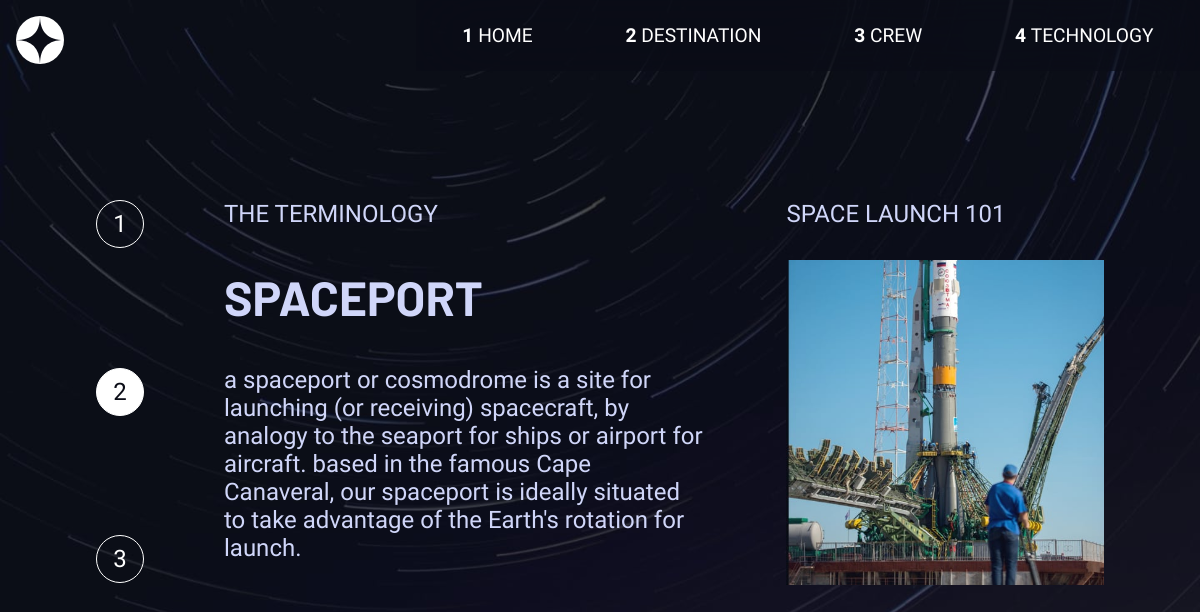
The page /technology/2 on the database its author committed.
### pages/models.py (models this page shows)
class Technology(models.Model):
    name = models.CharField(max_length=50)
    desc = models.CharField(max_length=300)

### pages/views.py (the view)
# urls.py: path('technology/<int:id>', views.technology, name='technology'),
def technology(request, id):
    data = Technology.objects.get(pk=id)
    return render(request, 'technology.html', {'data': data})

### pages/templatetags/custom_filters.py (called while the page is built)
@register.filter
def format_name(value):
    print("-".join(list(value.split(' '))))
    return "-".join(list(value.split(' ')))

### templates/technology.html (shortened to what this page needs)
{% load static %}
{% load custom_filters %}
<!DOCTYPE html>
<html lang="en">
<head>
    <link rel="stylesheet" href="{% static 'css/base.css' %}">
</head>
<body>
    {% include 'header.html' %}
    <main>
        <section class='container footer'>
            <p class='capitalize'>space launch 101</p>
            <picture>
                <source media="(min-width:1025px)" srcset="../static/assets/technology/image-{{data.name | format_name}}-portrait.jpg" alt='img'>
                <img class='pic' src="../static/assets/technology/image-{{data.name | format_name}}-landscape.jpg" alt="image">
            </picture>
        </section>
        <section class='container flex-xm'>
            <section class='flex grid-xm destinations'>
                <a href="{%url 'pages:technology' id=1 %}" class='round-circle' style="width:3rem; height:3rem;margin:0;
                ">1</a>
                <a href="{%url 'pages:technology' id=2 %}" class='round-circle' style="width:3rem; height:3rem;margin:0;
                {% if data.name == 'spaceport' %}
                background-color:white;color:#0B0D17;{% endif %}">2</a>
                <a href="{%url 'pages:technology' id=3 %}" class='round-circle' style="width:3rem; height:3rem;margin:0;
                ">3</a>
            </section>
            <section class='container'>
                <p class='capitalize'>the terminology</p>
                <h2 class='capitalize'>{{data.name}}</h2>
                <p>{{data.desc}}</p>
            </section>
        </section>
    </main>
</body>
</html>

### static/css/base.css (style rules this page uses)
* { box-sizing: border-box; }
html, body { margin: 0; padding: 0; }
body { color: #D0D6F9; background-size: cover; font-family: 'Barlow Condensed', sans-serif; font-weight: 400; }
.flex { display: flex; justify-content: space-around; }
h2 { font-family: 'Barlow', sans-serif; font-size: 2em; }
a { text-decoration: none; color: white; padding: 0.5rem 0; margin: 1rem 0; text-transform: uppercase; }
main { padding: 0 1rem; text-align: center; }
.container { margin: 15% 0; }
.container:last-child { margin-bottom: 0; }
.capitalize { text-transform: uppercase; }
p { margin: 0; }
.round-circle { width: 10rem; height: 10rem; border-radius: 50%; background-color: transparent; border: 1px solid #ffffff; display: grid; place-content: center; align-items: center; text-transform: capitalize; font-weight: 100; margin-inline: auto; }
.destinations { justify-content: space-around; text-transform: uppercase; }
.pic { width: 100%; height: auto; margin: 2rem 0; }
@media (min-width:1025px) { .flex { gap: 5rem; } }
@media (min-width:1025px) { .flex-xm { display: flex; gap: 5rem; } }
@media (min-width:1025px) { .grid-xm { display: grid; } }
@media (min-width:1025px) { main { text-align: left; padding: 10% 6rem 0; font-size: 1.5em; display: grid; grid-template-columns: auto auto; column-gap: 5rem; } }
@media (min-width:1025px) { main .container:first-child { flex: 1; } }
@media (min-width:1025px) { .container { margin: 0; } }
@media (min-width:1025px) { .round-circle { width: 20rem; height: 20rem; } }
@media (min-width:1025px) { .footer { order: 1; } }

### templates/technology.html (style rules this page uses)
@media (min-width:1025px) { body { background-image:url('../static/assets/technology/background-technology-desktop.jpg'); } }

### rows shown on the page
Technology: name (picture), name "SPACEPORT", desc "a spaceport or cosmodrome is a site for launching (or receiving) spacecraft, by analogy to the seaport for ships or airport for aircraft. based in the famous Cape Canaveral, our spaceport is ideally situated to take advantage of the Earth's rotation for launch."
